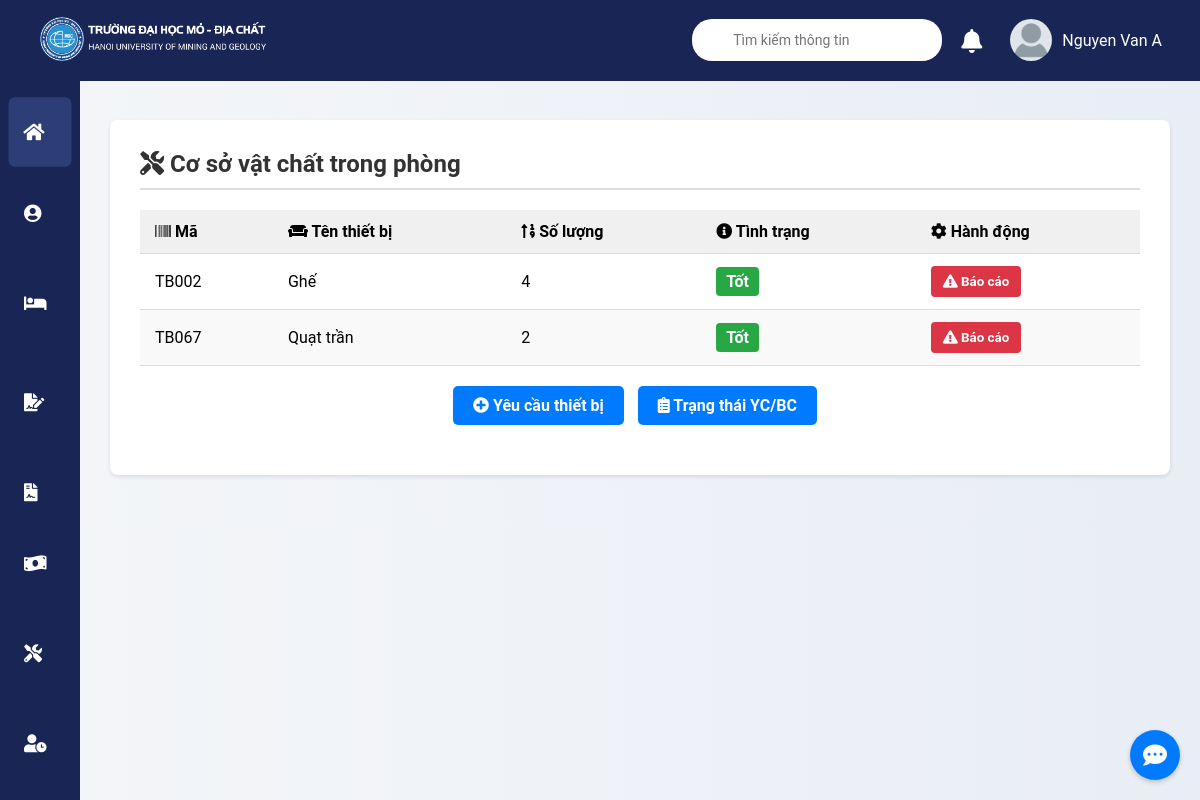
/php/student/facilities.php (signed in), run on the app's committed database.
### tables this page shows
CREATE TABLE Students (
    student_id INT AUTO_INCREMENT PRIMARY KEY,
    student_code VARCHAR(50) UNIQUE NOT NULL,
    full_name VARCHAR(255) NOT NULL,
    email VARCHAR(255) NOT NULL,
    phone VARCHAR(20),
    gender ENUM('Male', 'Female', 'Other') DEFAULT 'Other',
    date_of_birth DATE,
    address VARCHAR(255),
    nationality VARCHAR(50) DEFAULT 'Vietnam',
    major VARCHAR(100),
    year_of_study INT CHECK (year_of_study BETWEEN 1 AND 5),
    gpa DECIMAL(3, 2) CHECK (gpa BETWEEN 0.0 AND 4.0),
    room_id INT,
    status ENUM('Active', 'Inactive', 'Graduated') DEFAULT 'Active',
    FOREIGN KEY (room_id) REFERENCES Rooms(room_id) ON DELETE SET NULL
);

CREATE TABLE Facilities (
    facility_id INT AUTO_INCREMENT PRIMARY KEY,
    facility_code VARCHAR(50) UNIQUE NOT NULL,
    room_id INT,
    facility_name VARCHAR(255) NOT NULL,
    quantity INT NOT NULL,
    status ENUM('good', 'broken') DEFAULT 'good',
    is_student_device TINYINT(1) DEFAULT 0,
    FOREIGN KEY (room_id) REFERENCES Rooms(room_id) ON DELETE CASCADE
);

### php/student/facilities.php (the view, shortened to what this page needs)
<?php
$student_code = $_SESSION['username'];
include '../config/db_connect.php';
$sql_student = "SELECT student_id, room_id FROM Students WHERE student_code = ?";
$stmt = $conn->prepare($sql_student);
$stmt->bind_param("s", $student_code);
$stmt->execute();
$result_student = $stmt->get_result();
if ($result_student->num_rows > 0) {
    $student = $result_student->fetch_assoc();
    $room_id = $student['room_id'];
} else {
    die("Không tìm thấy thông tin sinh viên.");
}
$facilities = [];
if ($room_id) {
    $sql_facilities = "SELECT facility_id, facility_code, facility_name, quantity, status FROM Facilities WHERE room_id = ?";
    $stmt = $conn->prepare($sql_facilities);
    $stmt->bind_param("i", $room_id);
    $stmt->execute();
    $result_facilities = $stmt->get_result();
    while ($row = $result_facilities->fetch_assoc()) {
        $facilities[] = $row;
    }
}
function convertFacilityStatus($status) {
    switch ($status) {
        case 'good':
            return '<span class="status-badge good">Tốt</span>';
    }
}
?>
<!DOCTYPE html>
<html lang="vi">
<head>
    <link rel="stylesheet" href="https://cdnjs.cloudflare.com/ajax/libs/font-awesome/5.15.3/css/all.min.css">
    <link rel="stylesheet" href="../../assets/css/main_student.css">
    <link rel="stylesheet" href="../../assets/css/facilities_student.css">
</head>
<body>
<?php include 'layout/sidebar.php'; ?>
<div class="main-content">
    <?php include 'layout/header.php'; ?>
    <div class="content">
      <div class="facilities-container">
        <h2><i class="fas fa-tools"></i> Cơ sở vật chất trong phòng</h2>
        <?php if(count($facilities) > 0): ?>
            <table class="facilities-table">
                <thead>
                    <tr>
                        <th class = "hide-on-mobile"><i class="fas fa-barcode"></i> Mã</th>
                        <th><i class="fas fa-couch"></i> Tên thiết bị</th>
                        <th class = "hide-on-mobile"><i class="fas fa-sort-numeric-up"></i> Số lượng</th>
                        <th><i class="fas fa-info-circle"></i> Tình trạng</th>
                        <th><i class="fas fa-cog"></i> Hành động</th>
                    </tr>
                </thead>
                <tbody>
                    <?php foreach($facilities as $facility): ?>
                        <tr>
                            <td class = "hide-on-mobile"><?php echo htmlspecialchars($facility['facility_code']); ?></td>
                            <td><?php echo htmlspecialchars($facility['facility_name']); ?></td>
                            <td class="hide-on-mobile quantity-value"><?php echo htmlspecialchars($facility['quantity']); ?></td>
                            <td><?php echo convertFacilityStatus($facility['status']); ?></td>
                            <td>
                                <button class="btn report-btn" data-facility-id="<?php echo htmlspecialchars($facility['facility_id']); ?>" data-facility-code="<?php echo htmlspecialchars($facility['facility_code']); ?>"><i class="fas fa-exclamation-triangle"></i> Báo cáo</button>
                            </td>
                        </tr>
                    <?php endforeach; ?>
                </tbody>
            </table>
            <div class="action-bar">
            <a href="#" class="btn request-btn" id="request-equipment-btn">
                <i class="fas fa-plus-circle"></i> Yêu cầu thiết bị
            </a>
             <a href="status_dashboard.php" class="btn request-btn">
                <i class="fas fa-clipboard-list"></i> Trạng thái YC/BC
            </a>
        </div>
        <?php else: ?>
            <p class="no-facilities">Không có thông tin cơ sở vật chất nào.</p>
        <?php endif; ?>
       </div>
    </div>
</div>
 <?php include 'chatbox.php'; ?>
</body>
</html>

### php/student/layout/header.php (shortened to what this page needs)
<?php
$student_code = $_SESSION['username'];
include '../config/db_connect.php';
$sql = "SELECT SUBSTRING_INDEX(full_name, ' ', 1) AS surname, full_name
        FROM Students
        WHERE student_code = ?";
$stmt = $conn->prepare($sql);
$stmt->bind_param("s", $student_code);
$stmt->execute();
$result = $stmt->get_result();
if($result->num_rows > 0) {
    $row = $result->fetch_assoc();
    $fullName = $row['full_name'];
}
?>
<div class="header">
    <div class="sidebar-logo">
        <img style="width: 54%;" src="../../../assets/img/logo.png" alt="Logo">
    </div>
    <div style="display: flex; text-align: center;">
        <div class="search-bar">
            <i class="fas fa-search"></i>
            <input type="text" placeholder="Tìm kiếm thông tin">
        </div>
        <div class="notification-wrapper" >
            <i class="fas fa-bell" id="notification-bell" style="font-size: 24px; cursor: pointer;"></i>
        </div>
        <div class="user-profile">
            <img src="../../../assets/img/default-avatar.png" alt="User">
            <span><?php echo htmlspecialchars($fullName, ENT_QUOTES, 'UTF-8'); ?></span>
        </div>
    </div>
</div>

### assets/css/main_student.css (style rules this page uses)
* { margin: 0; padding: 0; box-sizing: border-box; font-family: 'Roboto', sans-serif; }
body { display: flex; background: linear-gradient(to right, #f4f6f9, #e9edf5); }
.sidebar-logo { margin: 0; padding : 0; }
.header { background: #192655; color: white; padding: 15px 38px 15px 30px; display: flex; justify-content: space-between; align-items: center; width: 100%; position: fixed; top: 0; left: 0; z-index: 1000; transition: 0.3s; }
.search-bar { background: #fff; border-radius: 20px; padding: 8px 15px; display: flex; align-items: center; width: 250px; margin-right: 4px; }
.search-bar input { border: none; outline: none; margin-left: 10px; width: 100%; font-size: 14px; }
.user-profile { display: flex; align-items: center; cursor: pointer; position: relative; margin-left: 13px; }
.user-profile img { width: 42px; height: 42px; border-radius: 50%; margin-right: 10px; transition: transform 0.3s; }
.main-content { margin-left: 80px; padding: 100px 30px 30px 30px; width: 100%; transition: margin-left 0.3s; }
.btn { display: inline-block; padding: 10px 18px; background: #3498db; color: white; text-decoration: none; border-radius: 6px; transition: background 0.3s, transform 0.2s; font-weight: bold; }
.notification-wrapper { position: relative; margin: 0 15px; margin-top: 10px; }
#notification-bell { font-size: 24px; cursor: pointer; }
.notification-wrapper { position: relative; display: inline-block; }
body { font-family: 'Segoe UI', Tahoma, Geneva, Verdana, sans-serif; background-color: #f0f2f5; }

### assets/css/facilities_student.css (style rules this page uses)
body { font-family: 'Segoe UI', Tahoma, Geneva, Verdana, sans-serif; background-color: #f2f2f2; }
.facilities-container { background-color: #fff; padding: 30px; border-radius: 8px; box-shadow: 0 2px 4px rgba(0, 0, 0, 0.1); width: 100%; margin: 20px auto; }
.facilities-container h2 { color: #333; margin-bottom: 20px; border-bottom: 2px solid #ddd; padding-bottom: 10px; }
.action-bar { margin-bottom: 20px; text-align: center; padding-top: 20px; }
.request-btn { display: inline-block; padding: 10px 20px; background-color: #007bff; color: #fff; text-decoration: none; border-radius: 5px; border: none; margin-right: 10px; cursor: pointer; transition: background-color 0.3s ease; }
.facilities-table { width: 100%; border-collapse: collapse; }
.facilities-table th, .facilities-table td { padding: 12px 15px; text-align: left; border-bottom: 1px solid #ddd; }
.facilities-table th { background-color: #f0f0f0; font-weight: bold; }
.facilities-table tr:nth-child(even) { background-color: #f9f9f9; }
.report-btn { padding: 8px 12px; background-color: #dc3545; color: #fff; border: none; border-radius: 4px; cursor: pointer; transition: background-color 0.3s ease; }
.status-badge { display: inline-block; padding: 5px 10px; border-radius: 4px; font-weight: bold; }
.good { color: #fff; background-color: #28a745; }

### php/student/chatbox.php (style rules this page uses)
body { font-family: 'Segoe UI', Tahoma, Geneva, Verdana, sans-serif; background-color: #f0f2f5; }

### data on the page
students: full_name "Nguyen Van A"
facilities: facility_code "TB002", facility_name "Ghế", quantity "4", status "Tốt"
facilities: facility_code "TB067", facility_name "Quạt trần", quantity "2", status "Tốt"
